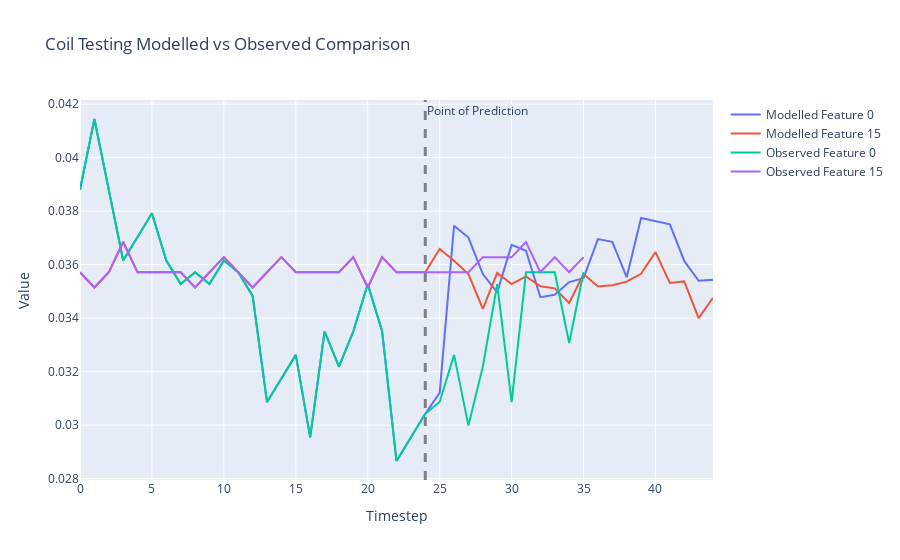

The notebook cell saved with this chart:
### Markdown cell above
We can do a similar comparison of modelled and observed features as before.

### Code cell
states = []
# Select the batch we want to make predictions for
batch = 102

# After what step do we want the coil to start making its own predictions?
prediction_step = 24

# What features do we want to plot?
feature_sel = [0,15]

# Grab starting state tensor
state_tensor = X[:,0,:]

# How many steps do we want to run the coil overall?
max_steps = 45

states.append(state_tensor[batch,feature_sel])
batch_size = X.shape[0]
transition_tensor = torch.softmax(torch.zeros(batch_size, n_features, n_features), dim = 1).to("cuda")
for step_state in range(1,max_steps):
    state_tensor, transition_tensor = model.step_coil(state_tensor, transition_tensor)
    if step_state <= prediction_step:
        state_tensor = X[:,step_state,:]
    states.append(state_tensor[batch,feature_sel])
    #print(sum(state_tensor[batch,:]))
    
# Move state dynamics to CPU
data = [row.to('cpu').detach().numpy() for row in states]
traces = list(zip(*data))

# Create the figure and add traces
fig = go.Figure()

# Plotting
for i, trace in enumerate(traces):
    model_trace = go.Scatter(y=trace, mode='lines', name=f'Modelled Feature {feature_sel[i]}')
    fig.add_trace(model_trace)
    
    
# Get observed data to CPU and plot
data = X[batch,:,feature_sel].to('cpu')
# Transpose the data to get 5 traces
traces = list(zip(*data))

# Plotting
for i, trace in enumerate(traces):
    obs_trace = go.Scatter(y=trace, mode='lines', name=f'Observed Feature {feature_sel[i]}')
    fig.add_trace(obs_trace)
    
# Add Line highlighting when the coil becomes responsible for its own predictions
fig.add_vline(x=prediction_step, line_width=3, line_dash="dash", line_color="grey", annotation_text='Point of Prediction')    

# Add title and labels
fig.update_layout(title=f'Coil Testing Modelled vs Observed Comparison',
                    xaxis_title='Timestep',
                    yaxis_title='Value')

# Show the figure
fig.show()

### Figure 1 — Plotly figure (JSON) as saved in the notebook; plotly's stock layout.template omitted (floating-point values rounded to 4 significant figures)
{"data": [{"mode": "lines", "name": "Modelled Feature 0", "type": "scatter", "y": [0.0388, 0.04145, 0.0388, 0.03616, 0.03704, 0.03792, 0.03616, 0.03527, 0.03571, 0.03527, 0.03616, 0.03571, 0.03483, 0.03086, 0.03175, 0.03263, 0.02954, 0.03351, 0.03219, 0.03351, 0.03527, 0.03351, 0.02866, 0.02954, 0.03042, 0.03121, 0.03746, 0.03701, 0.03565, 0.03496, 0.03674, 0.03652, 0.03479, 0.03488, 0.03535, 0.03549, 0.03696, 0.03685, 0.03553, 0.03775, 0.03762, 0.03751, 0.03614, 0.0354, 0.03544]}, {"mode": "lines", "name": "Modelled Feature 15", "type": "scatter", "y": [0.03571, 0.03515, 0.03571, 0.03685, 0.03571, 0.03571, 0.03571, 0.03571, 0.03515, 0.03571, 0.03628, 0.03571, 0.03515, 0.03571, 0.03628, 0.03571, 0.03571, 0.03571, 0.03571, 0.03628, 0.03515, 0.03628, 0.03571, 0.03571, 0.03571, 0.03659, 0.03615, 0.03565, 0.03434, 0.03569, 0.03528, 0.03556, 0.03519, 0.03512, 0.03457, 0.03565, 0.03519, 0.03523, 0.03537, 0.03566, 0.03647, 0.03532, 0.03537, 0.034, 0.03476]}, {"mode": "lines", "name": "Observed Feature 0", "type": "scatter", "y": [0.0388, 0.04145, 0.0388, 0.03616, 0.03704, 0.03792, 0.03616, 0.03527, 0.03571, 0.03527, 0.03616, 0.03571, 0.03483, 0.03086, 0.03175, 0.03263, 0.02954, 0.03351, 0.03219, 0.03351, 0.03527, 0.03351, 0.02866, 0.02954, 0.03042, 0.03086, 0.03263, 0.02998, 0.03219, 0.03527, 0.03086, 0.03571, 0.03571, 0.03571, 0.03307, 0.03571]}, {"mode": "lines", "name": "Observed Feature 15", "type": "scatter", "y": [0.03571, 0.03515, 0.03571, 0.03685, 0.03571, 0.03571, 0.03571, 0.03571, 0.03515, 0.03571, 0.03628, 0.03571, 0.03515, 0.03571, 0.03628, 0.03571, 0.03571, 0.03571, 0.03571, 0.03628, 0.03515, 0.03628, 0.03571, 0.03571, 0.03571, 0.03571, 0.03571, 0.03571, 0.03628, 0.03628, 0.03628, 0.03685, 0.03571, 0.03628, 0.03571, 0.03628]}], "layout": {"annotations": [{"showarrow": false, "text": "Point of Prediction", "x": 24, "xanchor": "left", "xref": "x", "y": 1, "yanchor": "top", "yref": "y domain"}], "shapes": [{"line": {"color": "grey", "dash": "dash", "width": 3}, "type": "line", "x0": 24, "x1": 24, "xref": "x", "y0": 0, "y1": 1, "yref": "y domain"}], "title": {"text": "Coil Testing Modelled vs Observed Comparison"}, "xaxis": {"title": {"text": "Timestep"}}, "yaxis": {"title": {"text": "Value"}}}}
